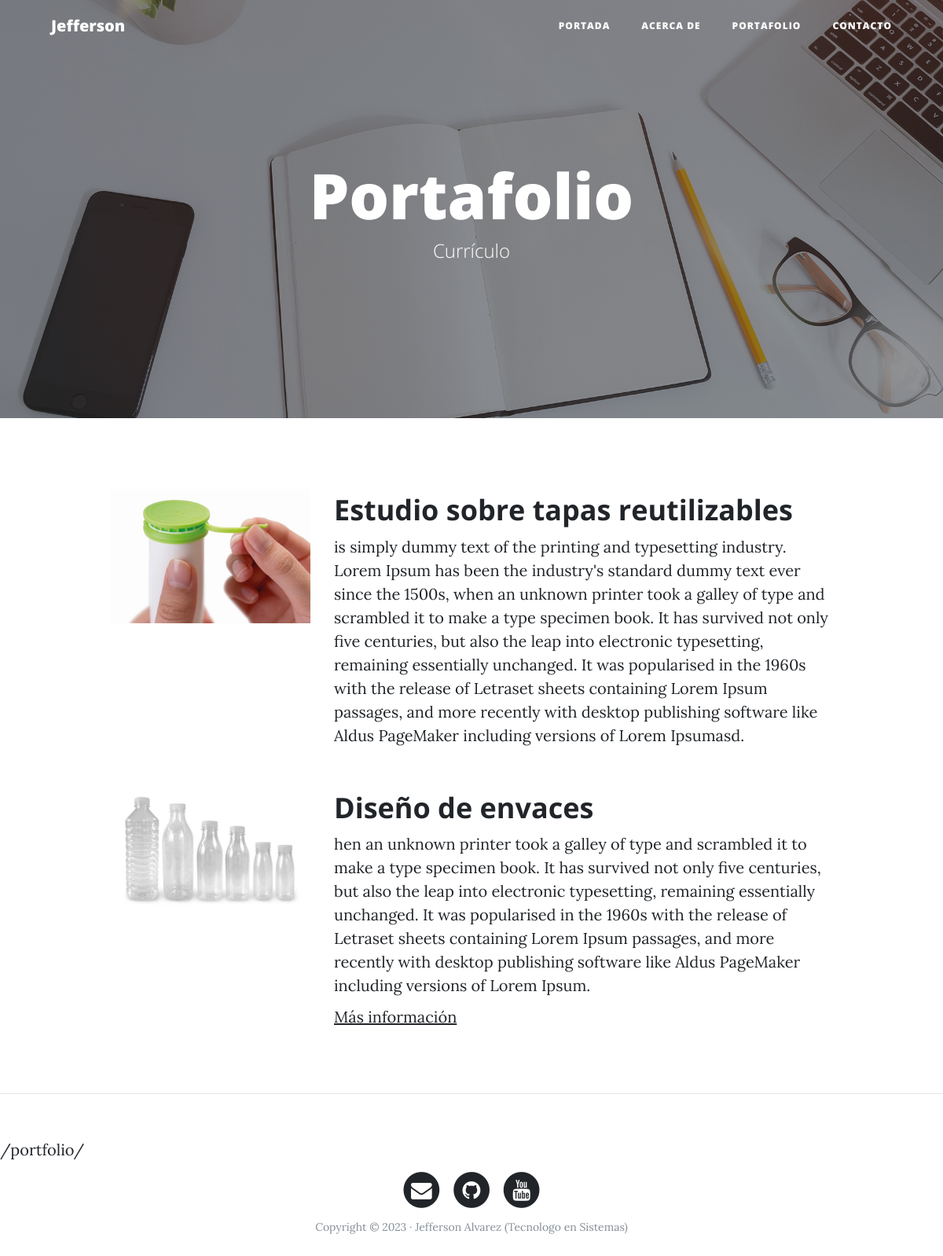
The page /portfolio/ on the database its author committed.
### portfolio/models.py (models this page shows, shortened)
class Project(models.Model): #heredando de la clase MODELO de Django
    title=models.CharField(max_length=200,verbose_name="Titulo") #maneja texto simple (1 linea de texto)
    description=models.TextField(verbose_name="Descripción")  #maneja parrafos de texto
    image=models.ImageField(verbose_name="Imagen", upload_to="projects")
    link=models.URLField(null=True, blank=True,verbose_name="Enlace")
    created=models.DateTimeField(
        auto_now_add=True, verbose_name="Fecha de creacion") #sirve para guardar registro del tiempo y guarda automaticamente el modelo ( no cambia, es permanetne)
    updated=models.DateTimeField(
        auto_now=True, verbose_name="Fecha de edición") #Guarda automaticamente el cambio
    class Meta:
        verbose_name="proyecto"
        verbose_name_plural="proyectos"
        ordering=["-created"]

### portfolio/views.py (the view)
# urls.py: path('portfolio/',portfolio_views.portfolio, name="portfolio"),
def portfolio(request):
    projects=Project.objects.all()
    return render(request,"portfolio/portafolio.html",{'projects':projects})

### portfolio/templates/portfolio/portafolio.html (shortened to what this page needs)
{%extends "core/base.html" %}
{%block background%}{%load static%}{% static 'core/img/portfolio-bg.jpg'%}{%endblock%}
{%block headers%}
<h1>Portafolio</h1>
<span class="subheading">Currículo</span>
{%endblock%}
{%block content%}
{%for project in projects%}
 <div class="row project">
        <div class="col-lg-3 col-md-4 offset-lg-1">
            <img class="img-fluid" src="{{project.image.url}}" alt="">
        </div>
      <div class="col-lg-7 col-md-8">
            <h2 class="section-heading title">{{project.title}}</h2>
        <p>{{project.description}}</p>
        {%if project.link != null%}
        <p><a href="{{project.link}}">Más información</a></p>
        {%endif%}
        </div>
    </div>
{%endfor%}
{%endblock%}

### core/templates/core/base.html (shortened to what this page needs)
<!DOCTYPE html>
<html lang="es">
  <head>
     {%load static%}
    <link href="{% static 'core/vendor/bootstrap/css/bootstrap.min.css' %}" rel="stylesheet">
    <link href="{% static 'core/vendor/font-awesome/css/font-awesome.min.css' %}" rel="stylesheet" type="text/css">
    <link href="{% static 'core/css/clean-blog.min.css' %}" rel="stylesheet">
  </head>
  <body>
    <nav class="navbar navbar-expand-lg navbar-light fixed-top" id="mainNav">
      <div class="container">
        <a class="navbar-brand" href="{%url 'home'%}">Jefferson</a>
        <div class="collapse navbar-collapse" id="navbarResponsive">
          <ul class="navbar-nav ml-auto">
            <li class="nav-item">
              <a class="nav-link" href="{%url 'home'%}">Portada</a>
            </li>
            <li class="nav-item">
              <a class="nav-link" href="{%url 'about'%}">Acerca de</a>
            </li>
            <li class="nav-item">
              <a class="nav-link" href="{%url 'portfolio'%}">Portafolio</a>
            </li>
            <li class="nav-item">
              <a class="nav-link" href="{%url 'contact'%}">Contacto</a>
            </li>
          </ul>
        </div>
      </div>
    </nav>
    <header class="masthead" style="background-image: url('{%block background%}{%endblock%}')">
      <div class="overlay"></div>
      <div class="container">
        <div class="row">
          <div class="col-lg-8 col-md-10 mx-auto">
            <div class="site-heading">
              {%block headers%}{%endblock%}
            </div>
          </div>
        </div>
      </div>
    </header>
    <div class="container">
{%block content%}{%endblock%}
      </div>
  {%if request.path != '/'%}
   <hr>
  {%endif%}
   {{request.path}}
    <footer>
      <div class="container">
        <div class="row">
          <div class="col-lg-8 col-md-10 mx-auto">
            <ul class="list-inline text-center">
              <li class="list-inline-item">
                <a href="#">
                  <span class="fa-stack fa-lg">
                    <i class="fa fa-circle fa-stack-2x"></i>
                    <i class="fa fa-envelope fa-stack-1x fa-inverse"></i>
                  </span>
                </a>
              </li>
              <li class="list-inline-item">
                <a href="#">
                  <span class="fa-stack fa-lg">
                    <i class="fa fa-circle fa-stack-2x"></i>
                    <i class="fa fa-github fa-stack-1x fa-inverse"></i>
                  </span>
                </a>
              </li>
              <li class="list-inline-item">
                <a href="#">
                  <span class="fa-stack fa-lg">
                    <i class="fa fa-circle fa-stack-2x"></i>
                    <i class="fa fa-youtube fa-stack-1x fa-inverse"></i>
                  </span>
                </a>
              </li>
            </ul>
            <p class="copyright text-muted">Copyright &copy; 2023 · Jefferson Alvarez (Tecnologo en Sistemas) </p>
          </div>
        </div>
      </div>
    </footer>
  </body>
</html>

### rows shown on the page
Project: image (picture), title "Estudio sobre tapas reutilizables", description "is simply dummy text of the printing and typesetting industry. Lorem Ipsum has been the industry's standard dummy text ever since the 1500s, when an unknown printer took a galley of type and scrambled it to make a type specimen book. It has survived not only five centuries, but also the leap into electronic typesetting, remaining essentially unchanged. It was popularised in the 1960s with the release of Letraset sheets containing Lorem Ipsum passages, and more recently with desktop publishing software like Aldus PageMaker including versions of Lorem Ipsumasd."
Project: image (picture), title "Diseño de envaces", description "hen an unknown printer took a galley of type and scrambled it to make a type specimen book. It has survived not only five centuries, but also the leap into electronic typesetting, remaining essentially unchanged. It was popularised in the 1960s with the release of Letraset sheets containing Lorem Ipsum passages, and more recently with desktop publishing software like Aldus PageMaker including versions of Lorem Ipsum."

### other values the page prints
{{ request.path }} "/portfolio/"
